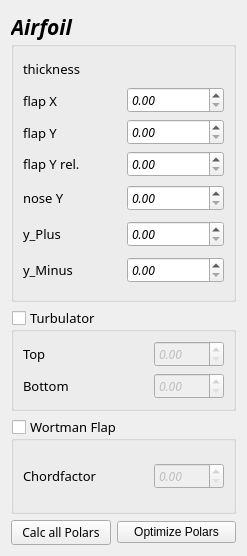
<?xml version="1.0" encoding="UTF-8"?>
<ui version="4.0">
 <class>airfoilWidget</class>
 <widget class="QWidget" name="airfoilWidget">
  <property name="geometry">
   <rect>
    <x>0</x>
    <y>0</y>
    <width>247</width>
    <height>556</height>
   </rect>
  </property>
  <property name="maximumSize">
   <size>
    <width>16777215</width>
    <height>600</height>
   </size>
  </property>
  <property name="windowTitle">
   <string>Form</string>
  </property>
  <layout class="QGridLayout" name="gridLayout">
   <item row="5" column="0">
    <widget class="QPushButton" name="pushButton_calcPolarAll">
     <property name="sizePolicy">
      <sizepolicy hsizetype="Expanding" vsizetype="Fixed">
       <horstretch>1</horstretch>
       <verstretch>0</verstretch>
      </sizepolicy>
     </property>
     <property name="minimumSize">
      <size>
       <width>100</width>
       <height>0</height>
      </size>
     </property>
     <property name="maximumSize">
      <size>
       <width>100</width>
       <height>16777215</height>
      </size>
     </property>
     <property name="font">
      <font>
       <family>Noto Serif Thai Med</family>
       <pointsize>9</pointsize>
       <weight>50</weight>
       <italic>false</italic>
       <bold>false</bold>
      </font>
     </property>
     <property name="text">
      <string>Calc all Polars</string>
     </property>
    </widget>
   </item>
   <item row="5" column="1">
    <widget class="QPushButton" name="pushButton_optimizePolars">
     <property name="text">
      <string>Optimize Polars</string>
     </property>
    </widget>
   </item>
   <item row="4" column="0" colspan="2">
    <widget class="QGroupBox" name="groupBox_fk">
     <property name="sizePolicy">
      <sizepolicy hsizetype="Preferred" vsizetype="Preferred">
       <horstretch>0</horstretch>
       <verstretch>2</verstretch>
      </sizepolicy>
     </property>
     <property name="font">
      <font>
       <family>Noto Serif Thai Med</family>
       <pointsize>10</pointsize>
       <weight>50</weight>
       <italic>false</italic>
       <bold>false</bold>
      </font>
     </property>
     <property name="title">
      <string>Wortman Flap</string>
     </property>
     <property name="flat">
      <bool>false</bool>
     </property>
     <property name="checkable">
      <bool>true</bool>
     </property>
     <property name="checked">
      <bool>false</bool>
     </property>
     <layout class="QGridLayout" name="gridLayout_8">
      <item row="0" column="0">
       <widget class="QLabel" name="label_16">
        <property name="sizePolicy">
         <sizepolicy hsizetype="Expanding" vsizetype="Expanding">
          <horstretch>2</horstretch>
          <verstretch>2</verstretch>
         </sizepolicy>
        </property>
        <property name="minimumSize">
         <size>
          <width>105</width>
          <height>0</height>
         </size>
        </property>
        <property name="maximumSize">
         <size>
          <width>125</width>
          <height>16777215</height>
         </size>
        </property>
        <property name="font">
         <font>
          <family>Noto Serif Thai Med</family>
          <pointsize>10</pointsize>
          <weight>50</weight>
          <italic>false</italic>
          <bold>false</bold>
         </font>
        </property>
        <property name="styleSheet">
         <string notr="true">color: rgb(0, 0, 0);</string>
        </property>
        <property name="text">
         <string>Chordfactor</string>
        </property>
        <property name="alignment">
         <set>Qt::AlignLeading|Qt::AlignLeft|Qt::AlignVCenter</set>
        </property>
       </widget>
      </item>
      <item row="0" column="1">
       <widget class="QDoubleSpinBox" name="doubleSpinBox_fkChordFactor">
        <property name="enabled">
         <bool>false</bool>
        </property>
        <property name="maximumSize">
         <size>
          <width>100</width>
          <height>16777215</height>
         </size>
        </property>
        <property name="font">
         <font>
          <family>Source Code Pro</family>
          <pointsize>9</pointsize>
          <weight>50</weight>
          <italic>true</italic>
          <bold>false</bold>
         </font>
        </property>
       </widget>
      </item>
     </layout>
    </widget>
   </item>
   <item row="3" column="0" colspan="2">
    <widget class="QGroupBox" name="groupBox_Turb">
     <property name="sizePolicy">
      <sizepolicy hsizetype="Preferred" vsizetype="Preferred">
       <horstretch>0</horstretch>
       <verstretch>2</verstretch>
      </sizepolicy>
     </property>
     <property name="font">
      <font>
       <family>Noto Serif Thai Med</family>
       <pointsize>10</pointsize>
       <weight>50</weight>
       <italic>false</italic>
       <bold>false</bold>
      </font>
     </property>
     <property name="title">
      <string>Turbulator</string>
     </property>
     <property name="flat">
      <bool>false</bool>
     </property>
     <property name="checkable">
      <bool>true</bool>
     </property>
     <property name="checked">
      <bool>false</bool>
     </property>
     <layout class="QGridLayout" name="gridLayout_15">
      <item row="0" column="0">
       <widget class="QLabel" name="label_28">
        <property name="sizePolicy">
         <sizepolicy hsizetype="Preferred" vsizetype="Expanding">
          <horstretch>2</horstretch>
          <verstretch>2</verstretch>
         </sizepolicy>
        </property>
        <property name="maximumSize">
         <size>
          <width>125</width>
          <height>1600000</height>
         </size>
        </property>
        <property name="font">
         <font>
          <family>Noto Serif Thai Med</family>
          <pointsize>10</pointsize>
          <weight>50</weight>
          <italic>false</italic>
          <bold>false</bold>
          <underline>false</underline>
          <kerning>true</kerning>
         </font>
        </property>
        <property name="layoutDirection">
         <enum>Qt::LeftToRight</enum>
        </property>
        <property name="styleSheet">
         <string notr="true">color: rgb(0, 0, 0);</string>
        </property>
        <property name="text">
         <string>Top</string>
        </property>
        <property name="alignment">
         <set>Qt::AlignLeading|Qt::AlignLeft|Qt::AlignVCenter</set>
        </property>
       </widget>
      </item>
      <item row="1" column="0">
       <widget class="QLabel" name="label_29">
        <property name="sizePolicy">
         <sizepolicy hsizetype="Preferred" vsizetype="Expanding">
          <horstretch>2</horstretch>
          <verstretch>2</verstretch>
         </sizepolicy>
        </property>
        <property name="maximumSize">
         <size>
          <width>125</width>
          <height>1600000</height>
         </size>
        </property>
        <property name="font">
         <font>
          <family>Noto Serif Thai Med</family>
          <pointsize>10</pointsize>
          <weight>50</weight>
          <italic>false</italic>
          <bold>false</bold>
          <underline>false</underline>
          <kerning>true</kerning>
         </font>
        </property>
        <property name="styleSheet">
         <string notr="true">color: rgb(0, 0, 0);</string>
        </property>
        <property name="text">
         <string>Bottom</string>
        </property>
        <property name="alignment">
         <set>Qt::AlignLeading|Qt::AlignLeft|Qt::AlignVCenter</set>
        </property>
       </widget>
      </item>
      <item row="0" column="1">
       <widget class="QDoubleSpinBox" name="doubleSpinBox_turbTop">
        <property name="enabled">
         <bool>false</bool>
        </property>
        <property name="maximumSize">
         <size>
          <width>100</width>
          <height>16777215</height>
         </size>
        </property>
        <property name="font">
         <font>
          <family>Source Code Pro</family>
          <pointsize>9</pointsize>
          <weight>50</weight>
          <italic>true</italic>
          <bold>false</bold>
         </font>
        </property>
       </widget>
      </item>
      <item row="1" column="1">
       <widget class="QDoubleSpinBox" name="doubleSpinBox_turbBot">
        <property name="enabled">
         <bool>false</bool>
        </property>
        <property name="maximumSize">
         <size>
          <width>100</width>
          <height>16777215</height>
         </size>
        </property>
        <property name="font">
         <font>
          <family>Source Code Pro</family>
          <pointsize>9</pointsize>
          <weight>50</weight>
          <italic>true</italic>
          <bold>false</bold>
         </font>
        </property>
       </widget>
      </item>
     </layout>
    </widget>
   </item>
   <item row="0" column="0" rowspan="2" colspan="2">
    <widget class="QGroupBox" name="groupBox_7">
     <property name="sizePolicy">
      <sizepolicy hsizetype="Preferred" vsizetype="Preferred">
       <horstretch>0</horstretch>
       <verstretch>3</verstretch>
      </sizepolicy>
     </property>
     <property name="font">
      <font>
       <family>Noto Serif Thai Med</family>
       <pointsize>16</pointsize>
       <weight>75</weight>
       <italic>true</italic>
       <bold>true</bold>
      </font>
     </property>
     <property name="title">
      <string>Airfoil</string>
     </property>
     <property name="flat">
      <bool>false</bool>
     </property>
     <layout class="QGridLayout" name="gridLayout_12">
      <item row="6" column="0">
       <widget class="QLabel" name="label_9">
        <property name="sizePolicy">
         <sizepolicy hsizetype="Fixed" vsizetype="Expanding">
          <horstretch>1</horstretch>
          <verstretch>1</verstretch>
         </sizepolicy>
        </property>
        <property name="minimumSize">
         <size>
          <width>0</width>
          <height>30</height>
         </size>
        </property>
        <property name="maximumSize">
         <size>
          <width>125</width>
          <height>30</height>
         </size>
        </property>
        <property name="font">
         <font>
          <family>Noto Serif Thai Med</family>
          <pointsize>10</pointsize>
          <weight>50</weight>
          <italic>false</italic>
          <bold>false</bold>
         </font>
        </property>
        <property name="layoutDirection">
         <enum>Qt::LeftToRight</enum>
        </property>
        <property name="styleSheet">
         <string notr="true">color: rgb(0, 0, 0);</string>
        </property>
        <property name="text">
         <string>y_Plus</string>
        </property>
        <property name="alignment">
         <set>Qt::AlignLeading|Qt::AlignLeft|Qt::AlignVCenter</set>
        </property>
       </widget>
      </item>
      <item row="7" column="0">
       <widget class="QLabel" name="label_10">
        <property name="sizePolicy">
         <sizepolicy hsizetype="Fixed" vsizetype="Expanding">
          <horstretch>1</horstretch>
          <verstretch>1</verstretch>
         </sizepolicy>
        </property>
        <property name="minimumSize">
         <size>
          <width>0</width>
          <height>30</height>
         </size>
        </property>
        <property name="maximumSize">
         <size>
          <width>125</width>
          <height>30</height>
         </size>
        </property>
        <property name="font">
         <font>
          <family>Noto Serif Thai Med</family>
          <pointsize>10</pointsize>
          <weight>50</weight>
          <italic>false</italic>
          <bold>false</bold>
         </font>
        </property>
        <property name="layoutDirection">
         <enum>Qt::LeftToRight</enum>
        </property>
        <property name="styleSheet">
         <string notr="true">color: rgb(0, 0, 0);</string>
        </property>
        <property name="text">
         <string>y_Minus</string>
        </property>
        <property name="alignment">
         <set>Qt::AlignLeading|Qt::AlignLeft|Qt::AlignVCenter</set>
        </property>
       </widget>
      </item>
      <item row="5" column="0">
       <widget class="QLabel" name="label_12">
        <property name="sizePolicy">
         <sizepolicy hsizetype="Fixed" vsizetype="Expanding">
          <horstretch>1</horstretch>
          <verstretch>1</verstretch>
         </sizepolicy>
        </property>
        <property name="minimumSize">
         <size>
          <width>0</width>
          <height>30</height>
         </size>
        </property>
        <property name="maximumSize">
         <size>
          <width>125</width>
          <height>30</height>
         </size>
        </property>
        <property name="font">
         <font>
          <family>Noto Serif Thai Med</family>
          <pointsize>10</pointsize>
          <weight>50</weight>
          <italic>false</italic>
          <bold>false</bold>
         </font>
        </property>
        <property name="layoutDirection">
         <enum>Qt::LeftToRight</enum>
        </property>
        <property name="styleSheet">
         <string notr="true">color: rgb(0, 0, 0);</string>
        </property>
        <property name="text">
         <string>nose Y</string>
        </property>
        <property name="alignment">
         <set>Qt::AlignLeading|Qt::AlignLeft|Qt::AlignVCenter</set>
        </property>
       </widget>
      </item>
      <item row="6" column="1">
       <widget class="QDoubleSpinBox" name="doubleSpinBox_yPlus">
        <property name="maximumSize">
         <size>
          <width>100</width>
          <height>16777215</height>
         </size>
        </property>
        <property name="font">
         <font>
          <family>Source Code Pro</family>
          <pointsize>9</pointsize>
          <weight>50</weight>
          <italic>true</italic>
          <bold>false</bold>
         </font>
        </property>
       </widget>
      </item>
      <item row="7" column="1">
       <widget class="QDoubleSpinBox" name="doubleSpinBox_yMinus">
        <property name="maximumSize">
         <size>
          <width>100</width>
          <height>16777215</height>
         </size>
        </property>
        <property name="font">
         <font>
          <family>Source Code Pro</family>
          <pointsize>9</pointsize>
          <weight>50</weight>
          <italic>true</italic>
          <bold>false</bold>
         </font>
        </property>
       </widget>
      </item>
      <item row="2" column="1">
       <widget class="QDoubleSpinBox" name="doubleSpinBox_flapY">
        <property name="maximumSize">
         <size>
          <width>100</width>
          <height>16777215</height>
         </size>
        </property>
        <property name="font">
         <font>
          <family>Source Code Pro</family>
          <pointsize>9</pointsize>
          <weight>50</weight>
          <italic>true</italic>
          <bold>false</bold>
         </font>
        </property>
       </widget>
      </item>
      <item row="1" column="1">
       <widget class="QDoubleSpinBox" name="doubleSpinBox_flapX">
        <property name="maximumSize">
         <size>
          <width>100</width>
          <height>16777215</height>
         </size>
        </property>
        <property name="font">
         <font>
          <family>Source Code Pro</family>
          <pointsize>9</pointsize>
          <weight>50</weight>
          <italic>true</italic>
          <bold>false</bold>
         </font>
        </property>
       </widget>
      </item>
      <item row="5" column="1">
       <widget class="QDoubleSpinBox" name="doubleSpinBox_yNose">
        <property name="maximumSize">
         <size>
          <width>100</width>
          <height>16777215</height>
         </size>
        </property>
        <property name="font">
         <font>
          <family>Source Code Pro</family>
          <pointsize>9</pointsize>
          <weight>50</weight>
          <italic>true</italic>
          <bold>false</bold>
         </font>
        </property>
       </widget>
      </item>
      <item row="3" column="1">
       <widget class="QDoubleSpinBox" name="doubleSpinBox_flapY_rel">
        <property name="maximumSize">
         <size>
          <width>100</width>
          <height>16777215</height>
         </size>
        </property>
        <property name="font">
         <font>
          <family>Source Code Pro</family>
          <pointsize>9</pointsize>
          <weight>50</weight>
          <italic>true</italic>
          <bold>false</bold>
         </font>
        </property>
       </widget>
      </item>
      <item row="1" column="0">
       <widget class="QLabel" name="label_24">
        <property name="sizePolicy">
         <sizepolicy hsizetype="Expanding" vsizetype="Fixed">
          <horstretch>2</horstretch>
          <verstretch>2</verstretch>
         </sizepolicy>
        </property>
        <property name="minimumSize">
         <size>
          <width>0</width>
          <height>20</height>
         </size>
        </property>
        <property name="maximumSize">
         <size>
          <width>125</width>
          <height>20</height>
         </size>
        </property>
        <property name="font">
         <font>
          <family>Noto Serif Thai Med</family>
          <pointsize>10</pointsize>
          <weight>50</weight>
          <italic>false</italic>
          <bold>false</bold>
         </font>
        </property>
        <property name="styleSheet">
         <string notr="true">color: rgb(0, 0, 0);</string>
        </property>
        <property name="text">
         <string>flap X</string>
        </property>
        <property name="alignment">
         <set>Qt::AlignBottom|Qt::AlignLeading|Qt::AlignLeft</set>
        </property>
       </widget>
      </item>
      <item row="2" column="0">
       <widget class="QLabel" name="label_11">
        <property name="sizePolicy">
         <sizepolicy hsizetype="Expanding" vsizetype="Fixed">
          <horstretch>2</horstretch>
          <verstretch>2</verstretch>
         </sizepolicy>
        </property>
        <property name="minimumSize">
         <size>
          <width>0</width>
          <height>20</height>
         </size>
        </property>
        <property name="maximumSize">
         <size>
          <width>125</width>
          <height>20</height>
         </size>
        </property>
        <property name="font">
         <font>
          <family>Noto Serif Thai Med</family>
          <pointsize>10</pointsize>
          <weight>50</weight>
          <italic>false</italic>
          <bold>false</bold>
         </font>
        </property>
        <property name="styleSheet">
         <string notr="true">color: rgb(0, 0, 0);</string>
        </property>
        <property name="text">
         <string>flap Y</string>
        </property>
        <property name="alignment">
         <set>Qt::AlignBottom|Qt::AlignLeading|Qt::AlignLeft</set>
        </property>
       </widget>
      </item>
      <item row="3" column="0">
       <widget class="QLabel" name="label_17">
        <property name="sizePolicy">
         <sizepolicy hsizetype="Fixed" vsizetype="Expanding">
          <horstretch>2</horstretch>
          <verstretch>2</verstretch>
         </sizepolicy>
        </property>
        <property name="minimumSize">
         <size>
          <width>0</width>
          <height>25</height>
         </size>
        </property>
        <property name="maximumSize">
         <size>
          <width>125</width>
          <height>25</height>
         </size>
        </property>
        <property name="font">
         <font>
          <family>Noto Serif Thai Med</family>
          <pointsize>10</pointsize>
          <weight>50</weight>
          <italic>false</italic>
          <bold>false</bold>
         </font>
        </property>
        <property name="styleSheet">
         <string notr="true">color: rgb(0, 0, 0);</string>
        </property>
        <property name="text">
         <string>flap Y rel.</string>
        </property>
        <property name="alignment">
         <set>Qt::AlignLeading|Qt::AlignLeft|Qt::AlignVCenter</set>
        </property>
       </widget>
      </item>
      <item row="0" column="0">
       <widget class="QLabel" name="label_thickness">
        <property name="sizePolicy">
         <sizepolicy hsizetype="Expanding" vsizetype="Fixed">
          <horstretch>2</horstretch>
          <verstretch>2</verstretch>
         </sizepolicy>
        </property>
        <property name="minimumSize">
         <size>
          <width>0</width>
          <height>20</height>
         </size>
        </property>
        <property name="maximumSize">
         <size>
          <width>125</width>
          <height>20</height>
         </size>
        </property>
        <property name="font">
         <font>
          <family>Noto Serif Thai Med</family>
          <pointsize>10</pointsize>
          <weight>50</weight>
          <italic>false</italic>
          <bold>false</bold>
         </font>
        </property>
        <property name="styleSheet">
         <string notr="true">color: rgb(0, 0, 0);</string>
        </property>
        <property name="text">
         <string>thickness</string>
        </property>
        <property name="alignment">
         <set>Qt::AlignBottom|Qt::AlignLeading|Qt::AlignLeft</set>
        </property>
       </widget>
      </item>
      <item row="0" column="1">
       <widget class="QLabel" name="thickness">
        <property name="sizePolicy">
         <sizepolicy hsizetype="Expanding" vsizetype="Fixed">
          <horstretch>2</horstretch>
          <verstretch>2</verstretch>
         </sizepolicy>
        </property>
        <property name="minimumSize">
         <size>
          <width>0</width>
          <height>25</height>
         </size>
        </property>
        <property name="maximumSize">
         <size>
          <width>125</width>
          <height>25</height>
         </size>
        </property>
        <property name="font">
         <font>
          <family>Noto Serif Thai Med</family>
          <pointsize>13</pointsize>
          <weight>75</weight>
          <italic>true</italic>
          <bold>true</bold>
         </font>
        </property>
        <property name="styleSheet">
         <string notr="true">color: rgb(0, 0, 0);</string>
        </property>
        <property name="text">
         <string/>
        </property>
        <property name="alignment">
         <set>Qt::AlignBottom|Qt::AlignLeading|Qt::AlignLeft</set>
        </property>
       </widget>
      </item>
     </layout>
    </widget>
   </item>
  </layout>
 </widget>
 <resources/>
 <connections/>
</ui>
